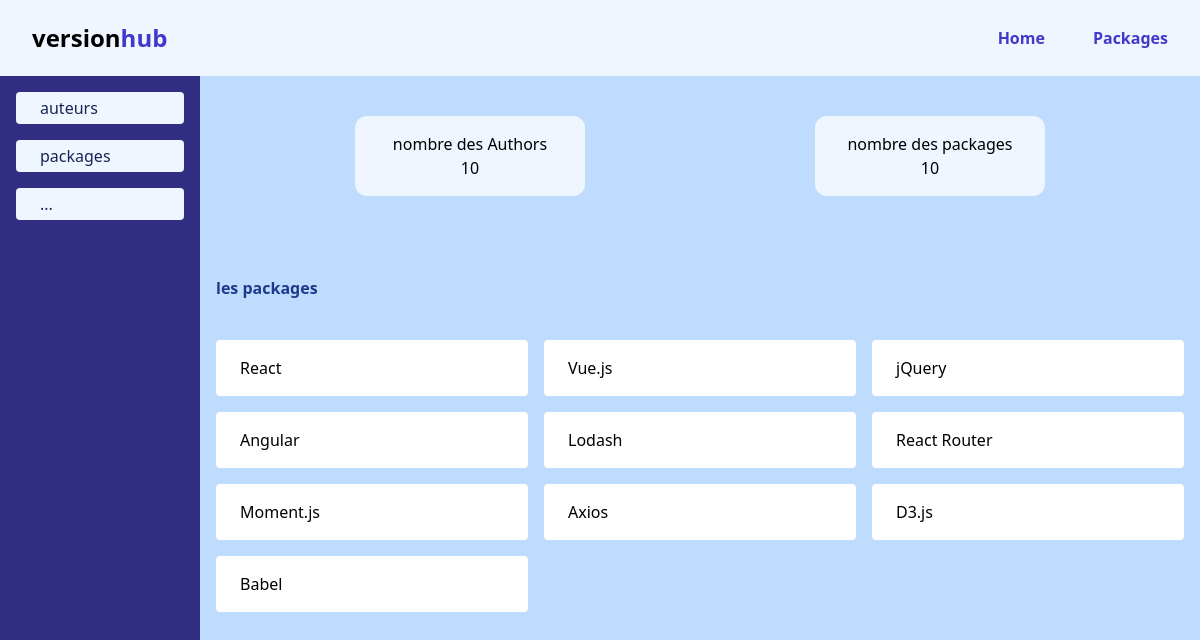
The page / on the database its author committed.
### tables this page shows
CREATE TABLE IF NOT EXISTS Package (
    id INT AUTO_INCREMENT PRIMARY KEY,
    name VARCHAR(255) NOT NULL,
    description TEXT, 
    repository_url VARCHAR(255) UNIQUE NOT NULL 
);

### controllers/index.php (called while the page is built)
<?php
$packages =fetchAll("select * from Package ");
$Package_count =fetch("select count(*) as nbr from Package ")['nbr'];
$Author_count =fetch("select count(*) as nbr from Author ")['nbr'];
require('views/index.view.php');

### database/db.php (called while the page is built)
<?php
require('config.php');
$dsn ="mysql:host=$host;port=$port;user=$user;password=$password;dbname=$dbname";
function fetchAll($query){
    global $dsn;
    $pdo = new PDO($dsn);
$statement = $pdo->prepare($query);
$statement->execute();
return $statement->fetchAll(PDO::FETCH_ASSOC);
}
function fetch($query){
    global $dsn;
    $pdo = new PDO($dsn);
$statement = $pdo->prepare($query);
$statement->execute();
return $statement->fetch(PDO::FETCH_ASSOC);
}

### views/index.view.php (the view, shortened to what this page needs)
<!DOCTYPE html>
<html lang="en">
<head>
    <link rel="stylesheet" href="/assets/css/output.css">
</head>
<body class="bg-blue-200">
    <div class=" ">
        <?php require('./views/partials/navbar.php') ?>
        <main class="grid grid-cols-12 h-screen ">
            <aside class="col-start-1 col-end-3 bg-indigo-900 text-blue-950">
                <div class="p-4 flex  flex-col gap-4">
                    <a class=" px-6 py-1 bg-blue-50 rounded hover:scale-105 hover:bg-blue-300 transition" href="/packages?type=auteur">auteurs</a>
                    <a class=" px-6 py-1 bg-blue-50 rounded hover:scale-105 hover:bg-blue-300 transition" href="/packages.php?type=packages">packages</a>
                    <a class=" px-6 py-1 bg-blue-50 rounded hover:scale-105 hover:bg-blue-300 transition" href="/packages.php">...</a>
                </div>
            </aside>
            <div class="col-start-3 -col-end-1">
                <section id="statistique" class="flex justify-around p-10">
                    <div class="bg-blue-50 w-1/4 rounded-xl text-center p-4">
                        <h3> nombre des Authors</h3>
                        <span><?= $Author_count?></span>
                    </div>
                    <div class="bg-blue-50 w-1/4 rounded-xl text-center p-4">
                        <h3> nombre des packages</h3>
                        <span><?= $Package_count ?></span>
                    </div>
                </section>
                 <section id="packages">
                    <h2 class="text-blue-900  py-10 px-4 font-semibold">les packages </h2>
                    <div class="grid grid-cols-3  gap-4 mx-4">
                       <?php foreach($packages as $package):?>
                       <a href="/package?id=<?=$package['id'] ?>" class="bg-white px-6 py-4 rounded ">
                            <h3><?= $package['name'] ?></h3>
                       </a>
                        <?php endforeach;?>
                    </div>
                 </section>
            </div>
        </main>
    </div>
</body>
</html>

### index.php (shortened to what this page needs)
<?php
require('database/db.php');
$uri= parse_url($_SERVER['REQUEST_URI'])['path'];
$routes = [
    '/'=>'controllers/index.php',
    '/packages'=>'controllers/packages.php',
    '/package'=>'controllers/package.php'
];
if(array_key_exists($uri,$routes)){
    require $routes[$uri];
}else{
    require 'views/404.php';
};

### views/partials/navbar.php
<header>
    <nav class="bg-blue-50 flex justify-between items-center py-5 px-8">
        <div>
            <a href="/" class="font-bold text-[1.5rem]" >
            version<span class="text-indigo-700">hub</span>
            </a>
        </div>
        <div class="flex gap-12">
            <a class="font-bold hover:scale-105 transition-all text-indigo-700  hover:text-indigo-900" href="/">Home</a>
            <a class="font-bold hover:scale-105 transition-all text-indigo-700  hover:text-indigo-900" href="/packages">Packages</a>
        </div>
    </nav>
</header>

### rows shown on the page
package: name "React"
package: name "Vue.js"
package: name "jQuery"
package: name "Angular"
package: name "Lodash"
package: name "React Router"
package: name "Moment.js"
package: name "Axios"
package: name "D3.js"
package: name "Babel"

### other values the page prints
$Author_count "10"
$Package_count "10"
